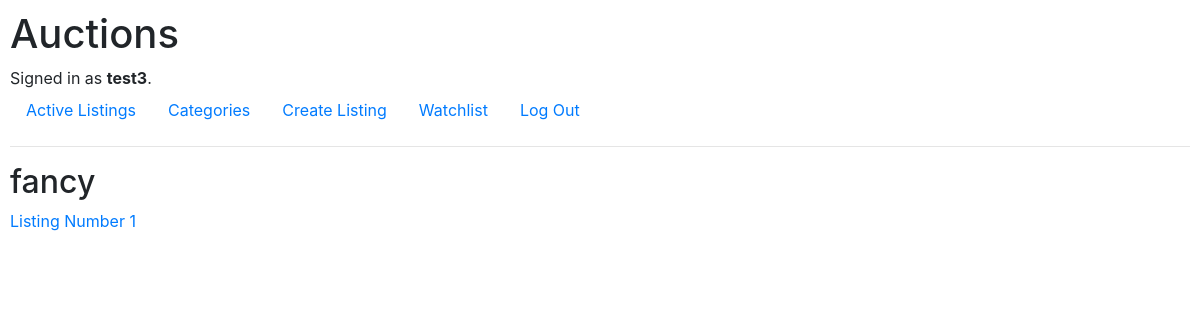
Page /categories/fancy/ (signed in) on the committed database.
### auctions/models.py (models this page shows, shortened)
class User(AbstractUser):
    pass

class Listing(models.Model):
    title = models.CharField(max_length=64)
    description = models.TextField()
    category = models.CharField(max_length=64, null=True) #use a data list on form to provide options of what categories already exist.
    imageURL = models.URLField(null=True, validators =[URLValidator])
    active = models.BooleanField(default=True)
    created_at = models.DateTimeField(auto_now_add=True)
    user = models.ForeignKey(User, on_delete=models.CASCADE, null=True, related_name='user')
    starting_bid = models.PositiveIntegerField()
    watchlist = models.ManyToManyField(User)

### auctions/views.py (the view)
# urls.py: path("categories/<str:category>/", views.category, name="category"),
def category(request, category):
    cateogry = category
    category_listing = Listing.objects.filter(category=category)
    return render(request, "auctions/category.html", {
        'category_listing': category_listing,
        'category': category
    })

### auctions/templates/auctions/category.html
{% extends "auctions/layout.html" %}
{% block body %}
    <h2>{{category}}</h2>
    {% for category in category_listing %}
    <a href="{%url 'listing' category.id %}"><p>{{category.title}}</p></a>
    {% endfor %}
{% endblock %}

### auctions/templates/auctions/layout.html (shortened to what this page needs)
{% load static %}
<!DOCTYPE html>
<html lang="en">
    <head>
        <link rel="stylesheet" href="https://stackpath.bootstrapcdn.com/bootstrap/4.4.1/css/bootstrap.min.css">
        <link href="{% static 'auctions/styles.css' %}" rel="stylesheet">
    </head>
    <body>
        <h1>Auctions</h1>
        <div>
            {% if user.is_authenticated %}
                Signed in as <strong>{{ user.username }}</strong>.
            {% else %}
                Not signed in.
            {% endif %}
        </div>
        <ul class="nav">
            <li class="nav-item">
                <a class="nav-link" href="{% url 'index' %}">Active Listings</a>
            </li>
            <li class="nav-item">
                <a class="nav-link" href="{% url 'categories' %}">Categories</a>
            </li>
            {% if user.is_authenticated %}
                <li class="nav-item">
                    <a class="nav-link" href="{% url 'createlisting' %}">Create Listing</a>
                </li>
                <li class="nav-item">
                    <a class="nav-link" href="{% url 'watchlist' %}">Watchlist</a>
                </li>
                <li class="nav-item">
                    <a class="nav-link" href="{% url 'logout' %}">Log Out</a>
                </li>
            {% endif %}
        </ul>
        <hr>
        {% block body %}
        {% endblock %}
    </body>
</html>

### auctions/static/auctions/styles.css (style rules this page uses)
body { padding: 10px; }

### rows in the picture
User: username "test3"
Listing: category "fancy", title "Listing Number 1"
